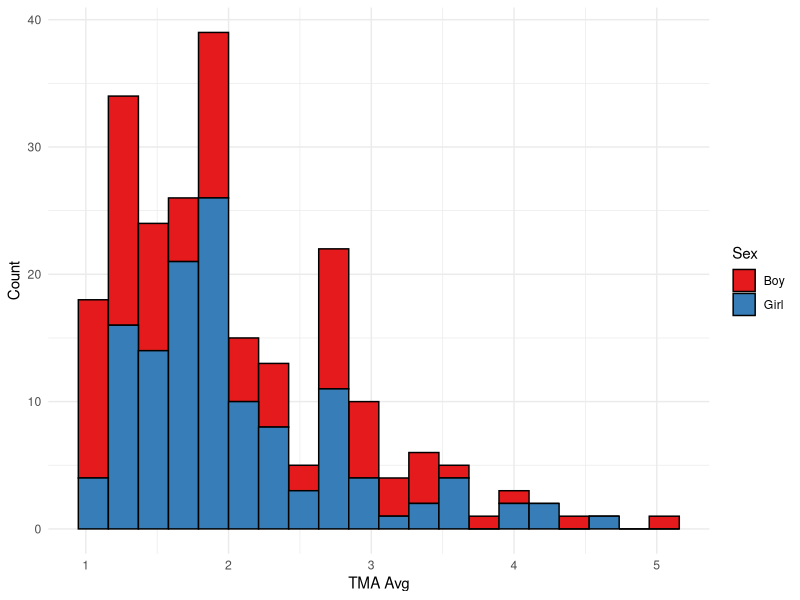
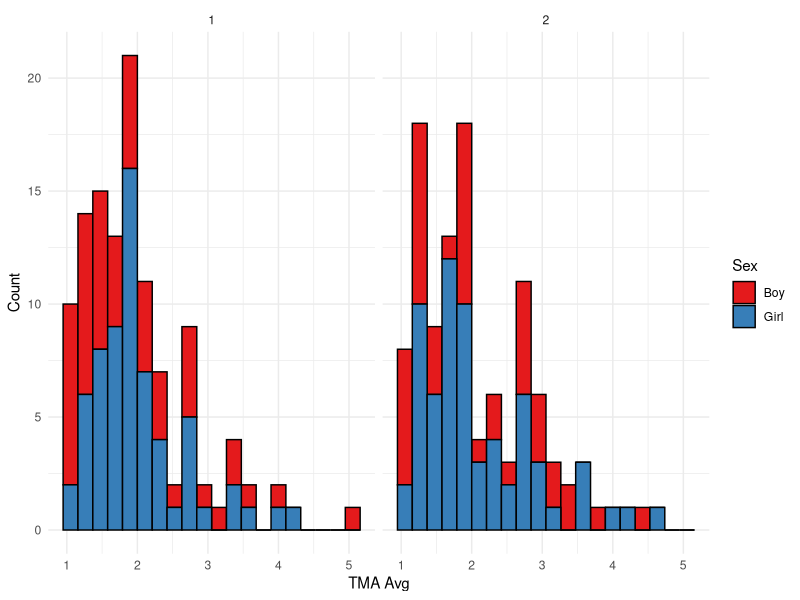
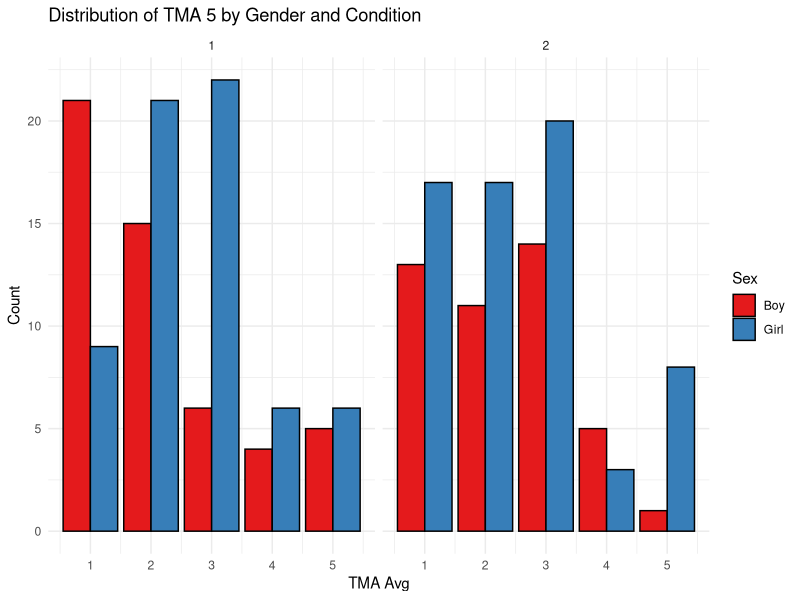
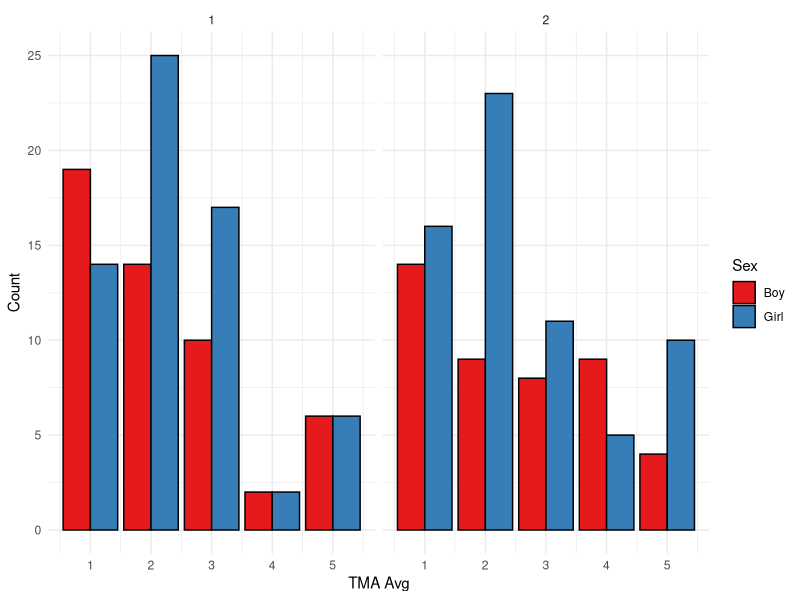
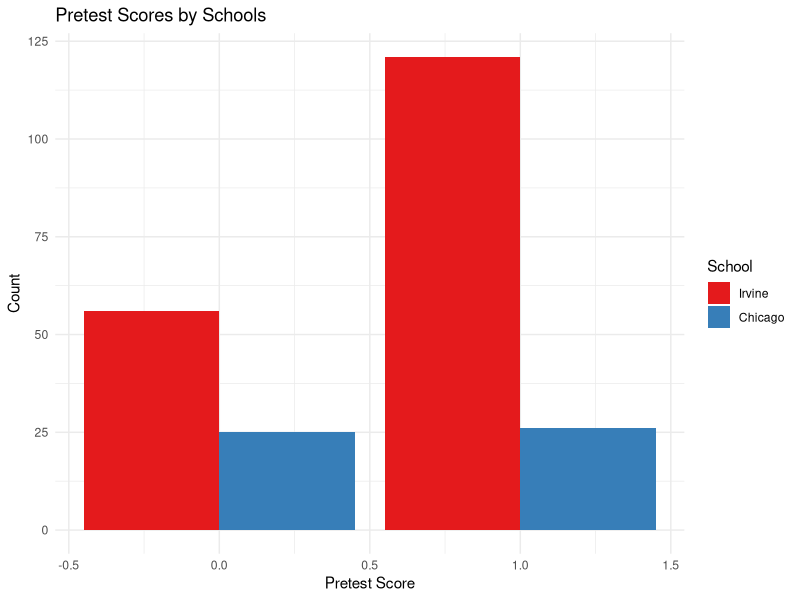
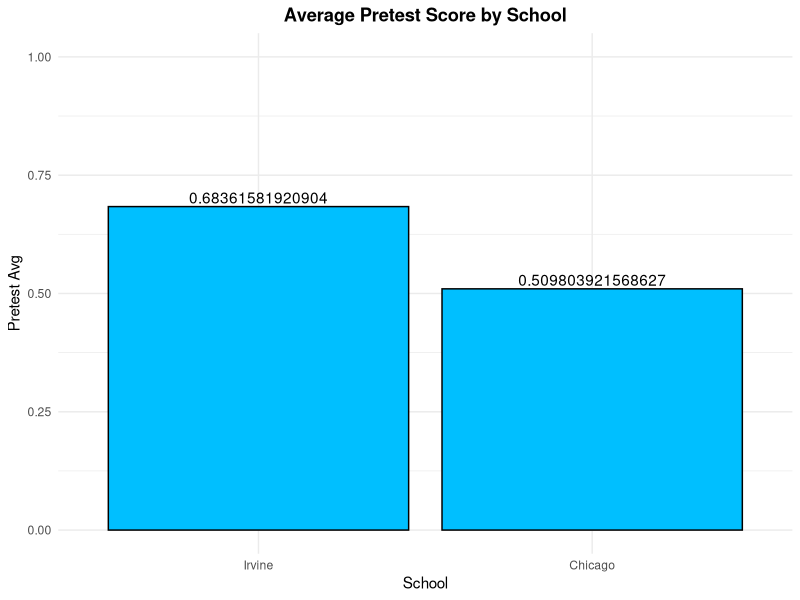
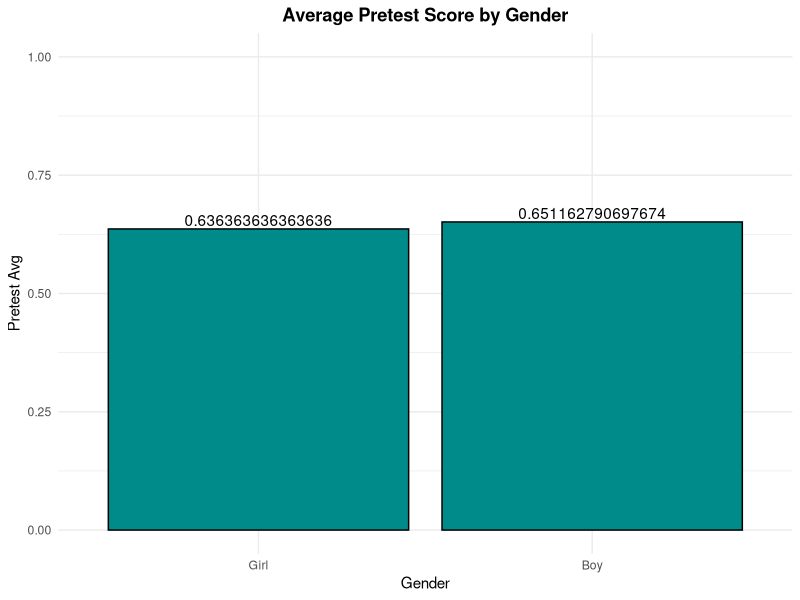

The R source for these figures, in order: (Note: this script raises an error after producing the figures.)
## ---- chunk 1
library(tidyverse)
## ---- chunk 2
df <- readxl::read_xlsx('../../data/math-anxiety-raw-data.xlsx')
## ---- chunk 3
df$Sex <- as.factor(df$Sex)
df %>% select(contains("sex"), contains("tma")) %>% 
  filter(!is.na(Sex)) %>% 
  ggplot(aes(x = TMA_avg, fill = Sex)) +
  geom_histogram(bins = 20, color = "black") +
  scale_fill_brewer(palette="Set1", labels = 
                      c("Boy", "Girl")) +
  labs(x = "TMA Avg", y = "Count") +
  theme_minimal() 
## ---- chunk 4
df %>%  filter(is.na(drop)) %>% 
  select(contains("sex"), contains("tma"), Condition) %>% 
  filter(!is.na(Sex) ) %>% 
  ggplot(aes(x = TMA_avg, fill = Sex)) +
  facet_grid(.~Condition) +
  geom_histogram(bins = 20, color = "black") +
  scale_fill_brewer(palette="Set1", labels = 
                      c("Boy", "Girl")) +
  labs(x = "TMA Avg", y = "Count") +
  theme_minimal() 
## ---- chunk 5
df %>%  filter(is.na(drop)) %>% 
  select(contains("sex"), contains("tma"), Condition) %>% 
  filter(!is.na(Sex) ) %>% 
  ggplot(aes(x = TMA_5, fill = Sex)) +
  facet_grid(.~Condition) +
  geom_bar(bins = 20, color = "black",
           position = "dodge") +
  scale_fill_brewer(palette="Set1", labels = 
                      c("Boy", "Girl")) +
  labs(x = "TMA Avg", y = "Count") +
  labs(title = "Distribution of TMA 5 by Gender and Condition") +
  theme_minimal() 
## ---- chunk 6
df %>%  filter(is.na(drop)) %>% 
  select(contains("sex"), contains("tma"), Condition) %>% 
  filter(!is.na(Sex) ) %>% 
  ggplot(aes(x = TMA_6, fill = Sex)) +
  facet_grid(.~Condition) +
  geom_bar(bins = 20, color = "black",
           position = "dodge") +
  scale_fill_brewer(palette="Set1", labels = 
                      c("Boy", "Girl")) +
  labs(x = "TMA Avg", y = "Count") +
  theme_minimal() 
## ---- chunk 7
df1 <- df %>% select(pretest, chicago, Sex, Condition) %>% 
  na.omit() 
df1$Condition[df1$Condition == 2] <- 0
df1$chicago <- as.factor(df1$chicago)
df1$Sex <- as.factor(df1$Sex)
## ---- chunk 8
df1 %>% ggplot(aes(x = pretest, fill = chicago)) +
  geom_bar(position = "dodge") +
  scale_fill_brewer(palette="Set1", labels = 
                      c("Irvine", "Chicago")) +
  labs(title = "Pretest Scores by Schools", x = "Pretest Score", y = "Count", fill = "School") +
  theme_minimal()
## ---- chunk 9
# Looking at the average pretest scores
pretest_school_plt <- df1 %>% group_by(chicago) %>% 
  summarize(pretest_avg = mean(pretest)) %>% 
  ggplot(aes(x = chicago, y = pretest_avg)) +
  geom_bar(position="dodge", stat="identity", 
           fill = "deepskyblue1", color = "black") +
  geom_text(aes(label=pretest_avg), position=position_dodge(width=0.9), 
            vjust=-0.25) +
  scale_x_discrete(labels=c("Irvine", "Chicago")) +
  labs(title = "Average Pretest Score by School", x = "School",
       y = "Pretest Avg") +
  ylim(0,1) +
  theme_minimal() + theme(plot.title = element_text(face = "bold", hjust = 0.5))
pretest_school_plt
## ---- chunk 10
# Looking at the average pretest scores
pretest_sex_plt <- df1 %>% group_by(Sex) %>% 
  summarize(pretest_avg = mean(pretest)) %>% 
  ggplot(aes(x = Sex, y = pretest_avg)) +
  geom_bar(position="dodge", stat="identity", 
           fill = "cyan4", color = "black") +
  geom_text(aes(label=pretest_avg), position=position_dodge(width=0.9), 
            vjust=-0.25) +
  scale_x_discrete(labels=c("Girl", "Boy")) +
  labs(title = "Average Pretest Score by Gender", x = "Gender",
       y = "Pretest Avg") +
  ylim(0,1) +
  theme_minimal() + theme(plot.title = element_text(face = "bold", hjust = 0.5))
pretest_sex_plt
## ---- chunk 11
pretest_plt <- ggarrange(pretest_school_plt, pretest_sex_plt, ncol = 2, nrow = 1)
ggsave(pretest_plt, file = "../../data/visualization/pretest.png")
